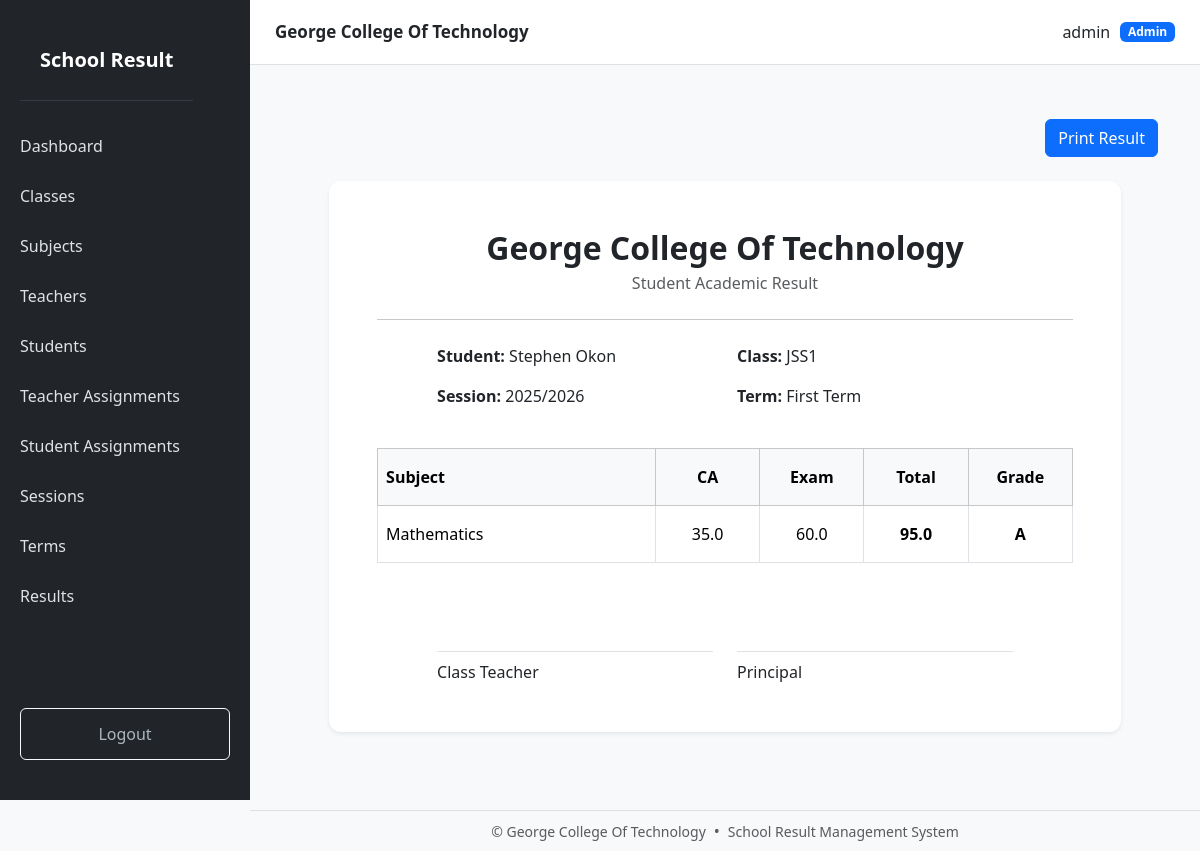
Page /results/3/print (signed in) on the committed database.
### models.py (models this page shows, shortened)
class User(UserMixin, db.Model):
    __tablename__ = "users"
    id = db.Column(
        db.Integer,
        primary_key=True
    )
    username = db.Column(
        db.String(100),
        unique=True,
        nullable=False
    )
    password_hash = db.Column(
        db.String(255),
        nullable=False
    )
    role = db.Column(
        db.String(20),
        nullable=False,
        default="student"
    )
    is_active = db.Column(
        db.Boolean,
        default=True
    )
    teacher = db.relationship(
        "Teacher",
        back_populates="user",
        uselist=False
    )
    student = db.relationship(
        "Student",
        back_populates="user",
        uselist=False
    )

class Student(db.Model):
    __tablename__ = "students"
    id = db.Column(
        db.Integer,
        primary_key=True
    )
    user_id = db.Column(
        db.Integer,
        db.ForeignKey("users.id"),
        unique=True,
        nullable=False
    )
    name = db.Column(
        db.String(150),
        nullable=False
    )
    parent_name = db.Column(
        db.String(150)
    )
    age = db.Column(
        db.Integer
    )
    phone = db.Column(
        db.String(30)
    )
    classroom_id = db.Column(
        db.Integer,
        db.ForeignKey("classrooms.id"),
        nullable=True
    )
    is_active = db.Column(
        db.Boolean,
        default=True
    )
    user = db.relationship(
        "User",
        back_populates="student"
    )
    classroom = db.relationship(
        "Classroom",
        back_populates="students"
    )
    results = db.relationship(
        "Result",
        back_populates="student",
        cascade="all, delete-orphan"
    )

class Classroom(db.Model):
    __tablename__ = "classrooms"
    id = db.Column(
        db.Integer,
        primary_key=True
    )
    name = db.Column(
        db.String(100),
        unique=True,
        nullable=False
    )
    created_at = db.Column(
        db.DateTime,
        server_default=db.func.now()
    )
    students = db.relationship(
        "Student",
        back_populates="classroom"
    )
    teacher_assignments = db.relationship(
        "TeacherAssignment",
        back_populates="classroom",
        cascade="all, delete-orphan"
    )
    results = db.relationship(
        "Result",
        back_populates="classroom"
    )

class SchoolSession(db.Model):
    __tablename__ = "school_sessions"
    id = db.Column(
        db.Integer,
        primary_key=True
    )
    year = db.Column(
        db.String(100),
        unique=True,
        nullable=False
    )
    created_at = db.Column(
        db.DateTime,
        server_default=db.func.now()
    )
    results = db.relationship(
        "Result",
        back_populates="session"
    )

class Term(db.Model):
    __tablename__ = "terms"
    id = db.Column(
        db.Integer,
        primary_key=True
    )
    name = db.Column(
        db.String(100),
        unique=True,
        nullable=False
    )
    created_at = db.Column(
        db.DateTime,
        server_default=db.func.now()
    )
    results = db.relationship(
        "Result",
        back_populates="term"
    )

class Subject(db.Model):
    __tablename__ = "subjects"
    id = db.Column(
        db.Integer,
        primary_key=True
    )
    name = db.Column(
        db.String(100),
        unique=True,
        nullable=False
    )
    created_at = db.Column(
        db.DateTime,
        server_default=db.func.now()
    )
    teacher_assignments = db.relationship(
        "TeacherAssignment",
        back_populates="subject",
        cascade="all, delete-orphan"
    )
    results = db.relationship(
        "Result",
        back_populates="subject"
    )

class Result(db.Model):
    __tablename__ = "results"
    id = db.Column(
        db.Integer,
        primary_key=True
    )
    student_id = db.Column(
        db.Integer,
        db.ForeignKey("students.id"),
        nullable=False
    )
    subject_id = db.Column(
        db.Integer,
        db.ForeignKey("subjects.id"),
        nullable=False
    )
    classroom_id = db.Column(
        db.Integer,
        db.ForeignKey("classrooms.id"),
        nullable=False
    )
    session_id = db.Column(
        db.Integer,
        db.ForeignKey("school_sessions.id"),
        nullable=False
    )
    term_id = db.Column(
        db.Integer,
        db.ForeignKey("terms.id"),
        nullable=False
    )
    ca_score = db.Column(
        db.Float,
        default=0
    )
    exam_score = db.Column(
        db.Float,
        default=0
    )
    student = db.relationship(
        "Student",
        back_populates="results"
    )
    subject = db.relationship(
        "Subject",
        back_populates="results"
    )
    classroom = db.relationship(
        "Classroom",
        back_populates="results"
    )
    session = db.relationship(
        "SchoolSession",
        back_populates="results"
    )
    term = db.relationship(
        "Term",
        back_populates="results"
    )
    __table_args__ = (
        db.UniqueConstraint(
            "student_id",
            "subject_id",
            "session_id",
            "term_id",
            name="unique_student_subject_session_term"
        ),
    )
    @property
    def total_score(self):
        return (
            self.ca_score +
            self.exam_score
        )

### routes/result.py (the view, shortened to what this page needs)
@result.route(
    "/<int:id>/print"
)
@login_required
def print_result(id):
    result_obj = db.get_or_404(
        Result,
        id
    )
    return render_template(
        "result/print.html",
        result=result_obj
    )

### templates/result/print.html (shortened to what this page needs)
{% extends "base.html" %}
{% block content %}
<div class="container-fluid py-4">
    <div class="d-flex justify-content-end mb-4 no-print">
        <button
            onclick="window.print()"
            class="btn btn-primary"
        >
            Print Result
        </button>
    </div>
    <div class="row justify-content-center">
        <div class="col-12 col-xl-11">
            <div class="card shadow-sm border-0">
                <div class="card-body p-5">
                    <div class="text-center mb-4">
                        <h2 class="fw-bold mb-1">
                            George College Of Technology
                        </h2>
                        <p class="text-muted mb-0">
                            Student Academic Result
                        </p>
                    </div>
                    <hr class="mb-4">
                    <div class="row justify-content-center mb-4">
                        <div class="col-md-10">
                            <div class="row">
                                <div class="col-md-6 mb-3">
                                    <strong>
                                        Student:
                                    </strong>
                                    {{ result.student.name }}
                                </div>
                                <div class="col-md-6 mb-3">
                                    <strong>
                                        Class:
                                    </strong>
                                    {% if result.classroom %}
                                        {{ result.classroom.name }}
                                    {% else %}
                                        -
                                    {% endif %}
                                </div>
                                <div class="col-md-6 mb-3">
                                    <strong>
                                        Session:
                                    </strong>
                                    {{ result.session.year }}
                                </div>
                                <div class="col-md-6 mb-3">
                                    <strong>
                                        Term:
                                    </strong>
                                    {{ result.term.name }}
                                </div>
                            </div>
                        </div>
                    </div>
                    <div class="table-responsive">
                        <table class="table table-bordered table-hover align-middle w-100">
                            <thead class="table-light">
                                <tr>
                                    <th class="py-3">
                                        Subject
                                    </th>
                                    <th
                                        class="text-center py-3"
                                        style="width: 15%;"
                                    >
                                        CA
                                    </th>
                                    <th
                                        class="text-center py-3"
                                        style="width: 15%;"
                                    >
                                        Exam
                                    </th>
                                    <th
                                        class="text-center py-3"
                                        style="width: 15%;"
                                    >
                                        Total
                                    </th>
                                    <th
                                        class="text-center py-3"
                                        style="width: 15%;"
                                    >
                                        Grade
                                    </th>
                                </tr>
                            </thead>
                            <tbody>
                                <tr>
                                    <td class="py-3">
                                        {{ result.subject.name }}
                                    </td>
                                    <td class="text-center py-3">
                                        {{ result.ca_score }}
                                    </td>
                                    <td class="text-center py-3">
                                        {{ result.exam_score }}
                                    </td>
                                    <td class="text-center py-3 fw-bold">
                                        {{ result.total_score }}
                                    </td>
                                    <td class="text-center py-3 fw-bold">
                                        {% if result.total_score >= 70 %}
                                            A
                                        {% elif result.total_score >= 60 %}
                                            B
                                        {% elif result.total_score >= 50 %}
                                            C
                                        {% elif result.total_score >= 45 %}
                                            D
                                        {% elif result.total_score >= 40 %}
                                            E
                                        {% else %}
                                            F
                                        {% endif %}
                                    </td>
                                </tr>
                            </tbody>
                        </table>
                    </div>
                    <div class="row justify-content-center mt-5">
                        <div class="col-md-10">
                            <div class="row">
                                <div class="col-md-6">
                                    <div class="border-top pt-2 mt-4">
                                        Class Teacher
                                    </div>
                                </div>
                                <div class="col-md-6">
                                    <div class="border-top pt-2 mt-4">
                                        Principal
                                    </div>
                                </div>
                            </div>
                        </div>
                    </div>
                </div>
            </div>
        </div>
    </div>
</div>
{% endblock %}

### templates/base.html (shortened to what this page needs)
<!DOCTYPE html>
<html lang="en">
<head>
    <link
        href="https://cdn.jsdelivr.net/npm/bootstrap@5.3.3/dist/css/bootstrap.min.css"
        rel="stylesheet"
    >
    <link
        rel="stylesheet"
        href="{{ url_for('static', filename='css/style.css') }}"
    >
</head>
<body>
{% if current_user.is_authenticated %}
<div class="sidebar" id="sidebar">
    <div class="sidebar-header">
        <div class="brand">
            School Result
        </div>
    </div>
    {% if current_user.role == "admin" %}
        <a href="{{ url_for('dashboard.index') }}">
            Dashboard
        </a>
        <a href="{{ url_for('classroom.list_classrooms') }}">
            Classes
        </a>
        <a href="{{ url_for('subject.list_subjects') }}">
            Subjects
        </a>
        <a href="{{ url_for('teacher.list_teachers') }}">
            Teachers
        </a>
        <a href="{{ url_for('student.list_students') }}">
            Students
        </a>
        <a href="{{ url_for('assignment.list_assignments') }}">
            Teacher Assignments
        </a>
        <a href="{{ url_for('student.student_assignments') }}">
            Student Assignments
        </a>
        <a href="{{ url_for('session.list_sessions') }}">
            Sessions
        </a>
        <a href="{{ url_for('term.list_terms') }}">
            Terms
        </a>
        <a href="{{ url_for('result.list_results') }}">
            Results
        </a>
    {% endif %}
    <div class="logout">
        <a
            href="{{ url_for('auth.logout') }}"
            class="btn btn-outline-light w-100"
        >
            Logout
        </a>
    </div>
</div>
<div class="main-content">
    <div class="page-wrapper">
        <div class="topbar">
            <strong class="topbar-title">
                George College Of Technology
            </strong>
            <div class="topbar-user">
                <span>
                    {{ current_user.username }}
                </span>
                <span class="badge bg-primary">
                    {{ current_user.role|capitalize }}
                </span>
            </div>
        </div>
        <main class="content">
            {% block content %}
            {% endblock %}
        </main>
        <footer class="no-print border-top bg-light mt-4 py-2">
            <div
                class="container-fluid d-flex justify-content-center align-items-center flex-wrap gap-2"
            >
                <small class="text-muted">
                    &copy; {{ current_year }}
                    George College Of Technology
                </small>
                <span class="text-muted">
                    •
                </span>
                <small class="text-muted">
                    School Result Management System
                </small>
            </div>
        </footer>
    </div>
</div>
{% else %}
<!-- =========================================================
     AUTH PAGES
========================================================= -->
{% block auth_content %}
{% endblock %}
{% endif %}
</body>
</html>

### rows in the picture
User: username "admin", role "Admin"
Student: student.name "Stephen Okon"
Classroom: classroom.name "JSS1"
SchoolSession: session.year "2025/2026"
Term: term.name "First Term"
Subject: subject.name "Mathematics"
Result: ca_score "35.0", exam_score "60.0", total_score "95.0"
